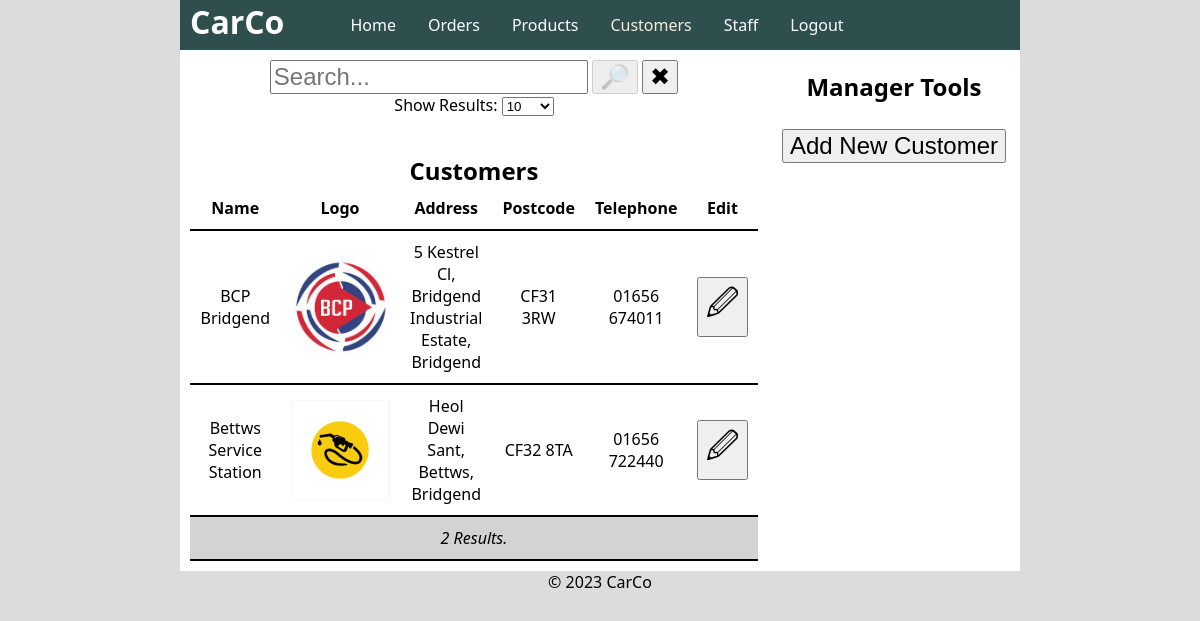
/viewcustomers.php (signed in), run on an earlier commit of the app's database.
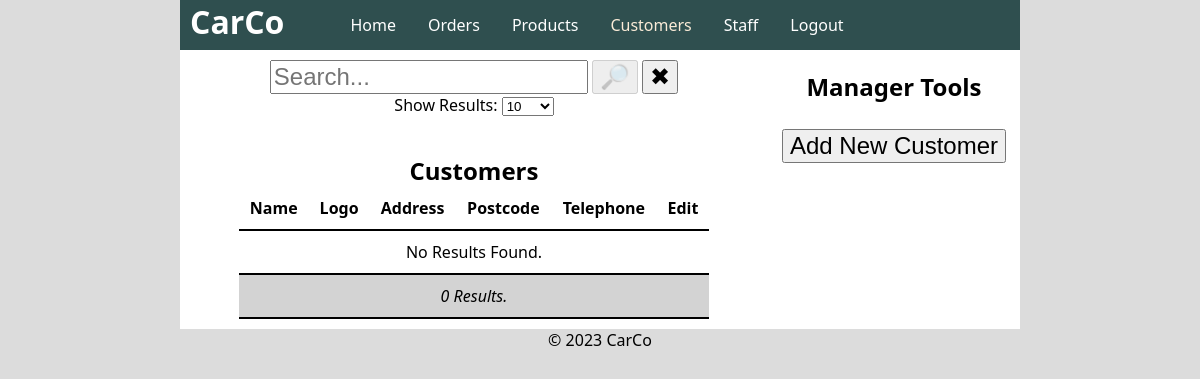
And on a later commit of the database.
### tables this page shows
CREATE TABLE `tblcustomer` (
  `CustomerID` int(11) NOT NULL,
  `CustomerName` varchar(50) NOT NULL,
  `Image` varchar(50) DEFAULT NULL,
  `AddressLine1` varchar(30) NOT NULL,
  `AddressLine2` varchar(30) NOT NULL,
  `AddressLine3` varchar(30) NOT NULL,
  `Postcode` varchar(8) NOT NULL,
  `Telephone` varchar(20) NOT NULL
);

### Scripts/GeneralScripts.php (called while the page is built, shortened)
<?php
    function ScaleImage(int $requiredSize, string $imagePath) {
        if($imagePath != ''){
            $imgSize = getimagesize($imagePath);
            if ($imgSize != false) {
                $width = $imgSize[0];
                $height = $imgSize[1];
                return(($width >= $height) ? "width=$requiredSize px" : "height=$requiredSize px");
            }
            else {
                return '';
            }
        }
        else{
            return '';
        }
    }
?>

### viewcustomers.php (the view, shortened to what this page needs)
<?php
    require_once('Scripts/DBConnect.php');
    require_once("Scripts/GeneralScripts.php");
    $SearchText = $_GET['SearchText'] ?? '';
    $ResultLimit = $_GET['ResultLimit'] ?? 10;
    $sqlResultLimit = ($ResultLimit == -1) ? "" : "LIMIT $ResultLimit";
    $sqlCustomers = "   SELECT
                            c.CustomerID,
                            c.CustomerName,
                            c.Image,
                            CONCAT(c.AddressLine1, ', ', c.AddressLine2, ', ', c.AddressLine3) AS Address,
                            c.Postcode,
                            c.Telephone
                        FROM tblCustomer c
                        WHERE c.CustomerName LIKE '%$SearchText%'
                        ORDER BY
                            c.CustomerName
                        $sqlResultLimit";
    $Customers = mysqli_query($db, $sqlCustomers);
?>
<!DOCTYPE html>
<html lang="en">
<head>
    <link rel="stylesheet" type="text/css" media="all" href="css/style.css">
</head>
<body class="CentrePage">
    <?php include("Widgets/navigation.php") ?>
    <main class="content">
        <aside class="ManagerTools">
            <h2>Manager Tools</h2>
            <button type="button" id="NewCustomerButton" onclick="toggleNewForm()">Add New Customer</button>
        </aside>
        <section id="Customers" style="width: 70%;">
            <?php include("Widgets/SearchBar.php") ?>
            <br>
            <table>
                <caption><h2>Customers</h2></caption>
                <thead>
                    <tr>
                        <th>Name</th>
                        <th>Logo</th>
                        <th>Address</th>
                        <th>Postcode</th>
                        <th>Telephone</th>
                        <th>Edit</th>
                    </tr>
                </thead>
                <tbody>
                    <?php
                        if($Customers->num_rows>0){
                            while($row = mysqli_fetch_assoc($Customers)) {
                                $CustomerID = $row['CustomerID'];
                                $Name = $row['CustomerName'];
                                $Image = $row['Image'] ?? '';
                                $Address = $row['Address'];
                                $Postcode = $row['Postcode'];
                                $Telephone = $row['Telephone'];
                                $imgSize = ScaleImage(100, $Image);
                                echo("
                                        <tr>
                                            <td>$Name</td>
                                            <td><img src='$Image' alt='Customer Logo' $imgSize></td>
                                            <td>$Address</td>
                                            <td>$Postcode</td>
                                            <td>$Telephone</td>
                                            <td class='edit'><button type=button onclick='editCustomer($CustomerID)'>&#128393;</button></td>
                                        </tr>
                                    ");
                            }
                        }
                        else {
                            echo("
                                    <tr>
                                        <td colspan='7'>No Results Found.</td>
                                    </tr>
                                ");
                        }
                    ?>
                </tbody>
                <tfoot>
                    <tr>
                        <td colspan="7"><i><?php echo("$Customers->num_rows Results.") ?></i></td>
                    </tr>
                </tfoot>
            </table>
        </section>
    </main>
    <?php include("Widgets/footer.php") ?>
</body>
</html>

### Widgets/Navigation.php (shortened to what this page needs)
<?php
    function getActivePage(string $PageName){
        return (basename($_SERVER['PHP_SELF']) == $PageName) ? "class='active'" : '';
    }
    function showOnPermissions(int $permissionID, string $PageName){
        if(isset($_SESSION['UserID'])) {
            if($PageName == 'login'){
                return "style='display:none;'";
            }
            elseif($PageName == 'logout'){
                return '';
            }
            else{
                if($_SESSION['UserType'] == 'Staff'){
                    if(in_array($permissionID, $_SESSION['UserPermissions'])){
                        return '';
                    }
                    else{
                        return "style='display:none;'";
                    }
                }
            }
        }
    }
?>
<header class="navbar">
    <h1 id="SiteLogo">CarCo</h1>
    <nav class="mainNav">
        <ul>
            <li><a <?php echo(getActivePage('index.php')); ?> href='index.php'>Home</a></li>
            <li><a <?php echo(getActivePage('vieworders.php') . ' ' . showOnPermissions(5, 'vieworders')); ?> href='vieworders.php'>Orders</a></li>
            <li><a <?php echo(getActivePage('viewproducts.php')); ?> href='viewproducts.php'>Products</a></li>
            <li><a <?php echo(getActivePage('viewcustomers.php') . ' ' . showOnPermissions(4, 'viewcustomers')); ?> href='viewcustomers.php'>Customers</a></li>
            <li><a <?php echo(getActivePage('viewstaff.php') . ' ' . showOnPermissions(2, 'viewstaff')); ?> href='viewstaff.php'>Staff</a></li>
            <li><a <?php echo(getActivePage('logout.php') . ' ' . showOnPermissions(-1, 'logout')); ?> href='logout.php'>Logout</a></li>
        </ul>
    </nav>
</header>

### Widgets/SearchBar.php (shortened to what this page needs)
<?php
    $resultLimit = $_GET['ResultLimit'] ?? 10
?>
<form id="Searchbar" action="<?php echo basename($_SERVER['PHP_SELF']) ?>">
    <input
        type="search"
        id="SearchBar"
        name="SearchText"
        placeholder="Search..."
        value="<?php echo ($_GET['SearchText'] ?? '' != '') ? $_GET['SearchText'] : '' ?>"
        onkeyup="CheckSearchContents()"
    >
    <button type="submit" id="SearchButton" disabled>&#x1F50E;&#xFE0E;</button>
    <button type="button" onclick="ClearSearch()">&#10006;</button>
    <br>
    <label for="ResultLimit">Show Results: </label>
    <select id="ResultLimit" name="ResultLimit" onchange='UpdateResultSet()'>
        <optgroup label="Show Results:">
            <option value="10" <?php echo(($resultLimit == 10) ? 'selected' : '') ?>>10</option>
        </optgroup>
    </select>
</form>

### Widgets/footer.php (shortened to what this page needs)
<footer>
    &copy; <?php echo date('Y'); ?> CarCo
</footer>

### css/style.css (style rules this page uses)
h1, h2, h3 { margin: 0; }
body { background-color: gainsboro; font-family: 'Segoe UI', Tahoma, Geneva, Verdana, sans-serif; }
header.navbar { width: 100%; background-color: darkslategray; text-align: center; }
#SiteLogo { float: left; padding: 0 10px 0 10px; color: white; }
footer { height: 100px; width: 100%; text-align: center; margin: 0; }
.CentrePage { margin: 0 auto; width: 70%; }
main.content { text-align: center; background-color: white; padding: 10px 0 10px 0; overflow: auto; }
#Searchbar input { font-size: 24px; }
#Searchbar button { font-size: 24px; }
.ManagerTools { float: right; width: 30%; }
.ManagerTools h2 { padding: 10px; }
.ManagerTools button { font-size: 24px; }
.mainNav ul { list-style: none; overflow: hidden; margin: 0; }
.mainNav ul li { display: inline; float: left; }
.mainNav ul li a { display: block; text-align: center; padding: 14px 16px; color: white; text-decoration: none; }
.mainNav ul li a.active { color: antiquewhite; }
a { text-decoration: wavy; }
table, th, td { border-bottom: solid 2px black; }
table { width: 80%; border-collapse: collapse; margin: auto; }
td, th { padding: 10px; text-align: center; }
tfoot { text-align: center; background-color: lightgray; }
td.edit, td.delete { font-size: 32px; }
.edit button, .delete button, .info button { font-size: 32px; }

What changed in the data, as far as the page shows it:
removed tblcustomer: CustomerName "BCP Bridgend", Image (picture), Address "5 Kestrel Cl, Bridgend Industrial Estate, Bridgend", Postcode "CF31 3RW", Telephone "01656 674011"
removed tblcustomer: CustomerName "Bettws Service Station", Image (picture), Address "Heol Dewi Sant, Bettws, Bridgend", Postcode "CF32 8TA", Telephone "01656 722440"
Also different on the page:
$Customers->num_rows: "2" → "0"
text now shown: "No Results Found."
